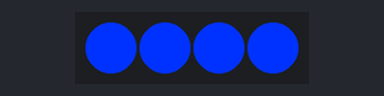
Simulated run of this sketch. Board: Arduino Uno, built with avr-gcc and run on an emulated ATmega328P. Shown: 4 RGB LEDs in strip order, left to right.

Above: at 0.1 s.
At 10.1 s:
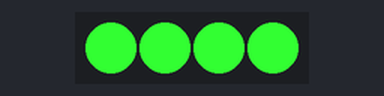
At 25.1 s:
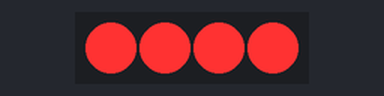
At 35.1 s:
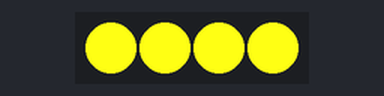
Timing chart, 0 to 36.6 s (numbered marks = the images above):
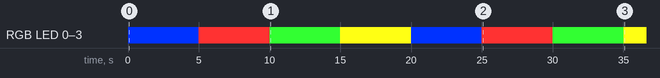

Measured:
- by itself, RGB LED 0–3: off → RGB(0, 50, 255) at 0.00 s, → RGB(255, 50, 50) 5.0 s later, → RGB(50, 255, 50) 5.0 s later, → RGB(255, 255, 20) 5.0 s later, … (8 changes in this stretch)

The sketch:

frisbee_lights.ino
```cpp
#include "LPD8806.h"
#include "SPI.h"

int nLEDs = 4;

int dataPin = 4;
int clockPin = 5;
LPD8806 strip = LPD8806(nLEDs, dataPin, clockPin);

uint32_t c[] = {
  strip.Color(0, 25, 127),
  strip.Color(127, 25, 25),
  strip.Color(25, 127, 25),
  strip.Color(127, 127, 10) };

void setup() {
  strip.begin();
}

void loop() {
  for (int j = 0; j < 4; j++) {
    for (int i = 0; i < nLEDs; i++) {
      strip.setPixelColor(i, c[j]);
    }
    strip.show();
    delay(5000);
  }
}
```
